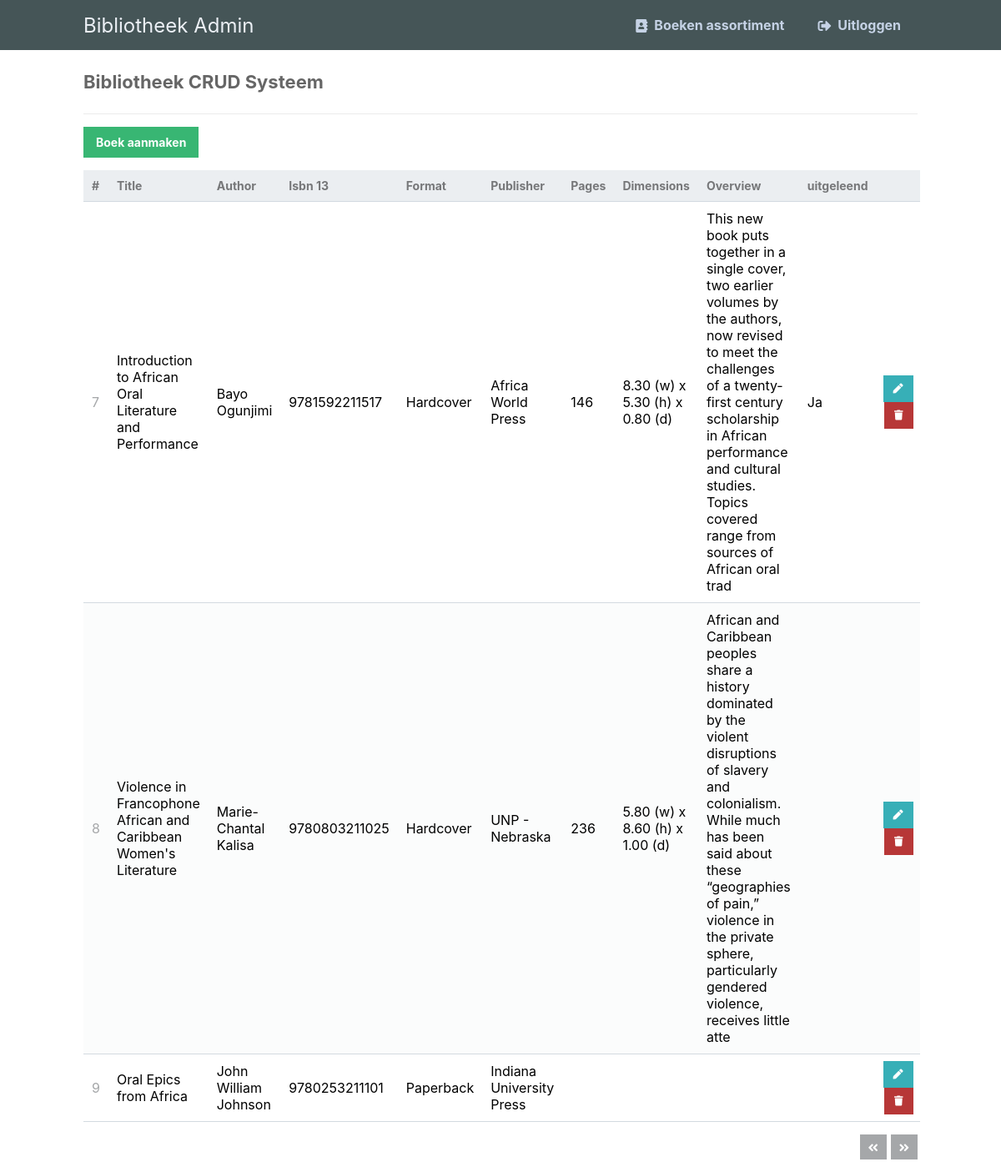
Page /admin/index.php?page=3 (signed in) on the committed database.
### tables this page shows
CREATE TABLE `contacts` (
  `id` int(11) NOT NULL,
  `title` varchar(255) NOT NULL,
  `author` varchar(255) NOT NULL,
  `isbn13` varchar(255) NOT NULL,
  `format` varchar(255) NOT NULL,
  `publisher` varchar(255) NOT NULL,
  `pages` varchar(255) NOT NULL,
  `dimensions` varchar(255) NOT NULL,
  `overview` varchar(255) NOT NULL,
  `uitgeleend` varchar(255) NOT NULL
);

### admin/index.php (the view, shortened to what this page needs)
<?php
include 'functions.php';
$pdo = pdo_connect_mysql();
$page = isset($_GET['page']) && is_numeric($_GET['page']) ? (int)$_GET['page'] : 1;
$records_per_page = 3;
$stmt = $pdo->prepare('SELECT * FROM contacts ORDER BY id LIMIT :current_page, :record_per_page');
$stmt->bindValue(':current_page', ($page-1)*$records_per_page, PDO::PARAM_INT);
$stmt->bindValue(':record_per_page', $records_per_page, PDO::PARAM_INT);
$stmt->execute();
$contacts = $stmt->fetchAll(PDO::FETCH_ASSOC);
$num_contacts = $pdo->query('SELECT COUNT(*) FROM contacts')->fetchColumn();
?>
<?=template_header('Read')?>
<div class="content read">
	<h2>Bibliotheek CRUD Systeem</h2>
	<a href="create.php" class="create-contact">Boek aanmaken</a>
	<table>
        <thead>
            <tr>
                <td>#</td>
                <td>Title</td>
                <td>Author</td>
                <td>Isbn 13</td>
                <td>Format</td>
                <td>Publisher</td>
                <td>Pages</td>
                <td>Dimensions</td>
                <td>Overview</td>
                <td>uitgeleend</td>
                <td></td>
            </tr>
        </thead>
        <tbody>
            <?php foreach ($contacts as $contact): ?>
            <tr>
                <td><?=$contact['id']?></td>
                <td><?=$contact['title']?></td>
                <td><?=$contact['author']?></td>
                <td><?=$contact['isbn13']?></td>
                <td><?=$contact['format']?></td>
                <td><?=$contact['publisher']?></td>
                <td><?=$contact['pages']?></td>
                <td><?=$contact['dimensions']?></td>
                <td><?=$contact['overview']?></td>
                <td><?=$contact['uitgeleend']?></td>
                <td class="actions">
                    <a href="update.php?id=<?=$contact['id']?>" class="edit"><i class="fas fa-pen fa-xs"></i></a>
                    <a href="delete.php?id=<?=$contact['id']?>" class="trash"><i class="fas fa-trash fa-xs"></i></a>
                </td>
            </tr>
            <?php endforeach; ?>
        </tbody>
    </table>
	<div class="pagination">
		<?php if ($page > 1): ?>
		<a href="index.php?page=<?=$page-1?>"><i class="fas fa-angle-double-left fa-sm"></i></a>
		<?php endif; ?>
		<?php if ($page*$records_per_page < $num_contacts): ?>
		<a href="index.php?page=<?=$page+1?>"><i class="fas fa-angle-double-right fa-sm"></i></a>
		<?php endif; ?>
	</div>
</div>
<?=template_footer()?>

### assets/css/style.css (style rules this page uses)
* { box-sizing: border-box; font-family: -apple-system, BlinkMacSystemFont, "segoe ui", roboto, oxygen, ubuntu, cantarell, "fira sans", "droid sans", "helvetica neue", Arial, sans-serif; font-size: 16px; -webkit-font-smoothing: antialiased; -moz-osx-font-smoothing: grayscale; }
body { background-color: #FFFFFF; margin: 0; }
.content { width: 1000px; margin: 0 auto; }
.content h2 { margin: 0; padding: 25px 0; font-size: 22px; border-bottom: 1px solid #ebebeb; color: #666666; }
.read .create-contact { display: inline-block; text-decoration: none; background-color: #38b673; font-weight: bold; font-size: 14px; color: #FFFFFF; padding: 10px 15px; margin: 15px 0; }
.read .pagination { display: flex; justify-content: flex-end; }
.read .pagination a { display: inline-block; text-decoration: none; background-color: #a5a7a9; font-weight: bold; color: #FFFFFF; padding: 5px 10px; margin: 15px 0 15px 5px; }
.read table { width: 100%; padding-top: 30px; border-collapse: collapse; }
.read table thead { background-color: #ebeef1; border-bottom: 1px solid #d3dae0; }
.read table thead td { padding: 10px; font-weight: bold; color: #767779; font-size: 14px; }
.read table tbody tr { border-bottom: 1px solid #d3dae0; }
.read table tbody tr:nth-child(even) { background-color: #fbfcfc; }
.read table tbody tr td { padding: 10px; }
.read table tbody tr td:nth-child(1) { color: #a5a7a9; }
.read table tbody tr td.actions { padding: 8px; text-align: right; }
.read table tbody tr td.actions .edit, .read table tbody tr td.actions .trash { display: inline-flex; text-align: right; text-decoration: none; color: #FFFFFF; padding: 10px 12px; }
.read table tbody tr td.actions .trash { background-color: #b73737; }
.read table tbody tr td.actions .edit { background-color: #37afb7; }
body { background-color: #ffffff; }

### rows in the picture
contacts: id "7", title "Introduction to African Oral Literature and Performance", author "Bayo Ogunjimi", isbn13 "9781592211517", format "Hardcover", publisher "Africa World Press", pages "146", dimensions "8.30 (w) x 5.30 (h) x 0.80 (d)", overview "This new book puts together in a single cover, two earlier volumes by the authors, now revised to meet the challenges of a twenty-first century scholarship in African performance and cultural studies. Topics covered range from sources of African oral trad", uitgeleend "Ja"
contacts: id "8", title "Violence in Francophone African and Caribbean Women's Literature", author "Marie-Chantal Kalisa", isbn13 "9780803211025", format "Hardcover", publisher "UNP - Nebraska", pages "236", dimensions "5.80 (w) x 8.60 (h) x 1.00 (d)", overview "African and Caribbean peoples share a history dominated by the violent disruptions of slavery and colonialism. While much has been said about these “geographies of pain,” violence in the private sphere, particularly gendered violence, receives little atte"
contacts: id "9", title "Oral Epics from Africa", author "John William Johnson", isbn13 "9780253211101", format "Paperback", publisher "Indiana University Press"
